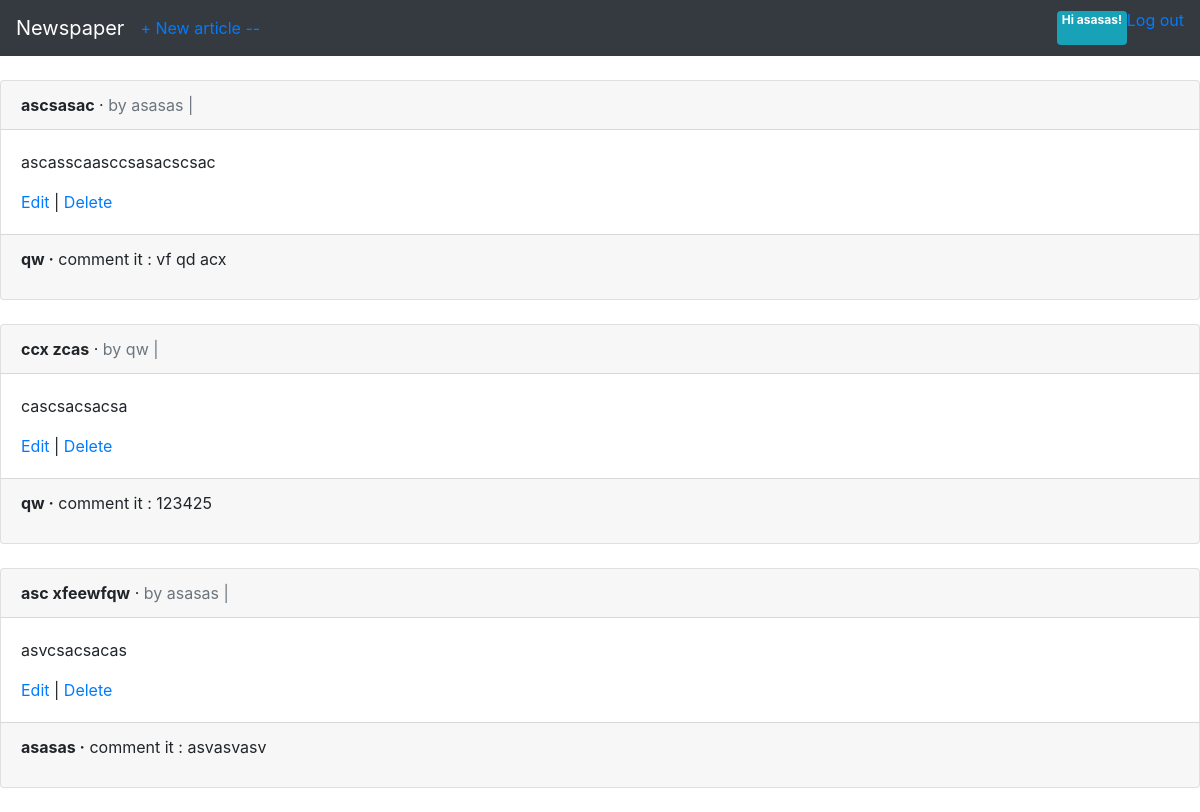
Page /blog/ (signed in) on the committed database.
### users/models.py (models this page shows)
class CustomUser(AbstractUser):
	age = models.PositiveIntegerField(null=True, blank=True)

### blog/models.py (models this page shows, shortened)
class blog(Model):
    title = CharField(max_length = 100)
    author = ForeignKey(
        get_user_model(),
        null=True,on_delete = CASCADE,)
    body = TextField()

class Comment(Model):
    article = ForeignKey(
    blog,
    on_delete=CASCADE,
    related_name='comments', # new
    )
    comment = CharField(max_length=200)
    author = ForeignKey(
    get_user_model(),
    on_delete=CASCADE,
    )
    def __str__(self):
        return self.comment

### blog/views.py (the view)
# urls.py: path('', models_view_page.as_view(), name='article_list'),
class models_view_page(LoginRequiredMixin,ListView):
    model = blog
    template_name = 'article_list.html'
    login_url = 'login' # new

### templates/article_list.html (shortened to what this page needs)
{% extends 'base.html' %}
{% block content %}
{% for article in object_list %}
<div class="card">
<div class="card-header">
<span class="font-weight-bold">{{ article.title }}</span> &middot;
<span class="text-muted">by {{ article.author }} |
{{ article.date }}</span>
</div>
<div class="card-body">
<p>{{ article.body }}</p>
<a href="{% url 'article_edit' article.pk %}">Edit</a> |
<a href="{% url 'article_delete' article.pk %}">Delete</a>
</div>
<div class="card-footer">
{% for comment in article.comments.all %}
<p>
<span class="font-weight-bold">{{ comment.author }} &middot;</span>
comment it :  {{ comment }}
</p>
{% endfor %}
</div>
</div>
<br />
{% endfor %}
{% endblock content %}

### templates/base.html (shortened to what this page needs)
<!DOCTYPE html>
<html>
<head>
<link rel="stylesheet" href="https://stackpath.bootstrapcdn.com/bootstrap/4.1.3/css/bootstrap.min.css"
>
</head>
<body>
<nav class="navbar navbar-expand-md navbar-dark bg-dark mb-4">
<a class="navbar-brand" href="{% url 'home' %}">Newspaper</a>
<ul class="navbar-nav mr-auto">
<li class="nav-item"><a href="{% url 'article_new' %}">+ New article -- </a></li>
</ul>
		{% if user.is_authenticated %}
		<span class="badge badge-info"><p>Hi {{ user.username }}!</p></span>
		<p><a href="{% url 'logout' %}">Log out</a></p>
		{% else %}
		<span class="badge badge-dark"><p>please login or : </p></span>
		<span class="badge badge-warning"><a href="{% url 'signup' %}">sign up</span>
		<a href="{% url 'login' %}">Log In</a>
{% endif %}
</nav>
<main>
{% block content %}
{% endblock content %}
</main>
</body>
</html>

### rows in the picture
CustomUser: username "asasas"
blog: title "ascsasac", author "asasas", body "ascasscaasccsasacscsac"
Comment: author "qw", comment "vf qd acx"
blog: title "ccx zcas", author "qw", body "cascsacsacsa"
Comment: author "qw", comment "123425"
blog: title "asc xfeewfqw", author "asasas", body "asvcsacsacas"
Comment: author "asasas", comment "asvasvasv"
